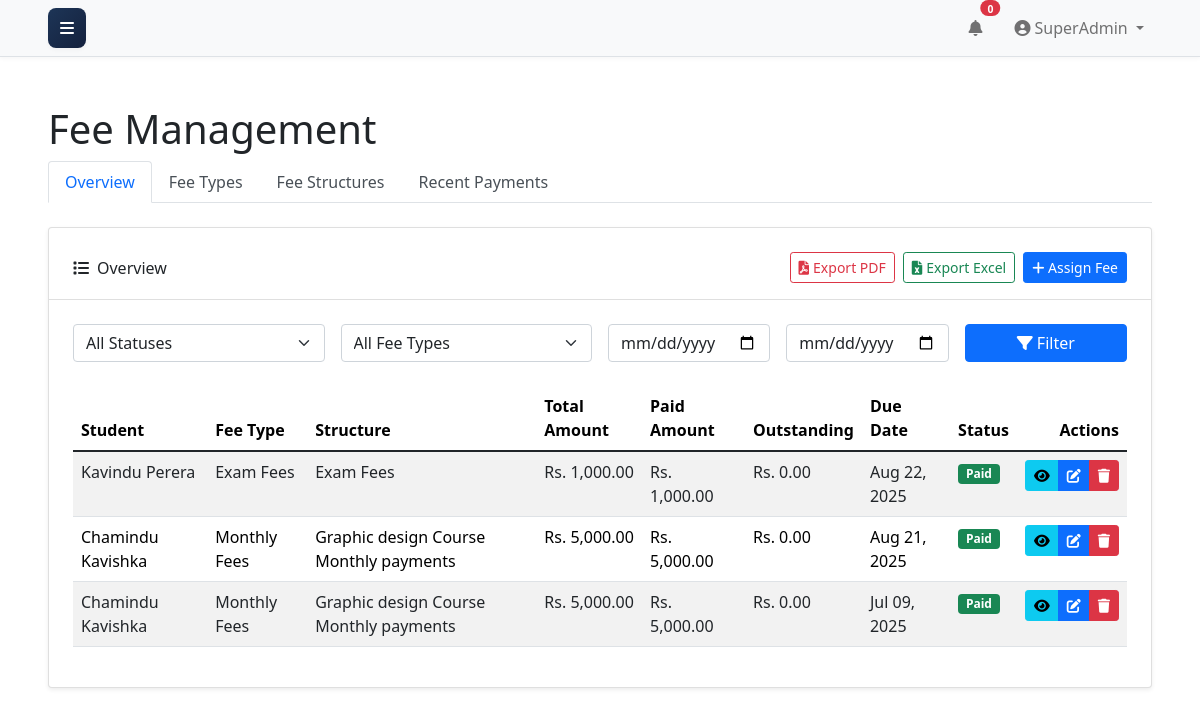
Screenshot of /fees/index.php (signed in) with the database file from the repository.
### tables this page shows
CREATE TABLE `student_fees` (
  `id` int(11) NOT NULL,
  `student_id` int(11) NOT NULL,
  `structure_id` int(11) NOT NULL,
  `total_amount` decimal(10,2) NOT NULL,
  `outstanding_amount` decimal(10,2) NOT NULL,
  `due_date` date DEFAULT NULL,
  `status` enum('pending','partial','paid','overdue','cancelled','void') DEFAULT 'pending',
  `created_at` timestamp NOT NULL DEFAULT current_timestamp(),
  `notes` text DEFAULT NULL
);

CREATE TABLE `students` (
  `id` int(11) NOT NULL,
  `user_id` int(11) DEFAULT NULL,
  `student_id` varchar(255) NOT NULL,
  `first_name` varchar(255) NOT NULL,
  `last_name` varchar(255) NOT NULL,
  `dob` date NOT NULL,
  `gender` enum('M','F','O') NOT NULL,
  `year` int(11) NOT NULL,
  `address` text DEFAULT NULL,
  `contact_no` varchar(255) DEFAULT NULL,
  `status` enum('active','deleted') NOT NULL DEFAULT 'active',
  `created_at` timestamp NOT NULL DEFAULT current_timestamp(),
  `parent_user_id` int(11) DEFAULT NULL
);

CREATE TABLE `fee_types` (
  `id` int(11) NOT NULL,
  `name` varchar(100) NOT NULL,
  `description` text DEFAULT NULL,
  `created_at` timestamp NOT NULL DEFAULT current_timestamp()
);

CREATE TABLE `fee_structures` (
  `id` int(11) NOT NULL,
  `title` varchar(150) NOT NULL,
  `type_id` int(11) NOT NULL,
  `amount` decimal(10,2) NOT NULL,
  `applicable_class` varchar(50) DEFAULT NULL,
  `applicable_year` int(11) DEFAULT NULL,
  `created_at` timestamp NOT NULL DEFAULT current_timestamp()
);

### config/utils.php (called while the page is built, shortened)
<?php
function has_role($role_name) {
    return isset($_SESSION['role_name']) && $_SESSION['role_name'] === $role_name;
}
?>

### public/includes/auth_check.php (called while the page is built, shortened)
<?php
require_once __DIR__ . '/../../config/utils.php';
function hasPermission($permission) {
    if (isset($_SESSION['role_id']) && $_SESSION['role_id'] == 1) {
        return true;
    }
    return isset($_SESSION['user_permissions']) && in_array($permission, $_SESSION['user_permissions']);
}

### public/fees/index.php (the view, shortened to what this page needs)
<?php
require_once '../includes/header.php';
$pdo = get_pdo_connection();
$can_manage_fees = has_role('admin') || hasPermission('fees_edit');
$can_view_payments = hasPermission('payments_list');
$is_student = has_role('student');
try {
    $date_from = $_GET['date_from'] ?? '';
    $date_to = $_GET['date_to'] ?? '';
    $params = [];
    $where_conditions = [];
    $where_clause = !empty($where_conditions) ? " WHERE " . implode(" AND ", $where_conditions) : "";
    $sql = "SELECT sf.*, s.first_name, s.last_name,
                   fs.title as structure_title, ft.name as fee_type_name,
                   (SELECT SUM(amount_paid) FROM fee_payments WHERE student_fee_id = sf.id) as total_paid
            FROM student_fees sf
            JOIN students s ON sf.student_id = s.id
            JOIN fee_structures fs ON sf.structure_id = fs.id
            JOIN fee_types ft ON fs.type_id = ft.id" .
            $where_clause . " ORDER BY sf.due_date DESC";
    $stmt = $pdo->prepare($sql);
    $stmt->execute($params);
    $student_fees = $stmt->fetchAll(PDO::FETCH_ASSOC);
} catch (PDOException $e) {
    set_message('error', 'Database error: ' . $e->getMessage());
}
?>
<!DOCTYPE html>
<html lang="en">
<head>
    <link href="https://cdn.jsdelivr.net/npm/bootstrap@5.1.3/dist/css/bootstrap.min.css" rel="stylesheet">
    <link rel="stylesheet" href="https://cdnjs.cloudflare.com/ajax/libs/font-awesome/6.0.0/css/all.min.css">
</head>
<body>
<div class="container-fluid px-4">
    <h1 class="mt-4">Fee Management</h1>
    <ul class="nav nav-tabs mb-4">
        <li class="nav-item">
            <a class="nav-link active" id="overview-tab" data-bs-toggle="tab" href="#overview">Overview</a>
        </li>
        <?php if ($can_manage_fees): ?>
        <li class="nav-item">
            <a class="nav-link" id="fee-types-tab" data-bs-toggle="tab" href="#fee-types">Fee Types</a>
        </li>
        <li class="nav-item">
            <a class="nav-link" id="fee-structures-tab" data-bs-toggle="tab" href="#fee-structures">Fee Structures</a>
        </li>
        <?php endif; ?>
        <?php if ($can_view_payments): ?>
        <li class="nav-item">
            <a class="nav-link" id="payments-tab" data-bs-toggle="tab" href="#payments">Recent Payments</a>
        </li>
        <?php endif; ?>
    </ul>
    <div class="tab-content">
        <div class="tab-pane fade show active" id="overview">
            <div class="row">
                <div class="col-12">
                    <div class="card shadow-sm mb-4">
                        <div class="card-header d-flex justify-content-between align-items-center">
                            <div>
                                <i class="fas fa-list me-2"></i>Overview
                            </div>
                            <div class="d-flex gap-2">
                                <a href="export_pdf.php<?php echo !empty($_GET) ? '?' . http_build_query($_GET) : ''; ?>" class="btn btn-sm btn-outline-danger">
                                    <i class="fas fa-file-pdf me-1"></i>Export PDF
                                </a>
                                <a href="export_excel.php<?php echo !empty($_GET) ? '?' . http_build_query($_GET) : ''; ?>" class="btn btn-sm btn-outline-success">
                                    <i class="fas fa-file-excel me-1"></i>Export Excel
                                </a>
                                <?php if ($can_manage_fees): ?>
                                <button class="btn btn-sm btn-primary" data-bs-toggle="modal" data-bs-target="#assignFeeModal">
                                    <i class="fas fa-plus"></i> Assign Fee
                                </button>
                                <?php endif; ?>
                            </div>
                        </div>
                        <div class="card-body">
                            <form method="get" class="mb-4">
                                <div class="row g-3">
                                    <div class="col-md-3">
                                        <select name="status" class="form-select">
                                            <option value="">All Statuses</option>
                                        </select>
                                    </div>
                                    <div class="col-md-3">
                                        <select name="fee_type" class="form-select">
                                            <option value="">All Fee Types</option>
                                        </select>
                                    </div>
                                    <div class="col-md-2">
                                        <input type="date" name="date_from" class="form-control" placeholder="From Date" value="<?php echo $date_from; ?>">
                                    </div>
                                    <div class="col-md-2">
                                        <input type="date" name="date_to" class="form-control" placeholder="To Date" value="<?php echo $date_to; ?>">
                                    </div>
                                    <div class="col-md-2">
                                        <button type="submit" class="btn btn-primary w-100">
                                            <i class="fas fa-filter me-1"></i>Filter
                                        </button>
                                    </div>
                                </div>
                            </form>
                            <div class="table-responsive">
                                <table class="table table-striped">
                                    <thead>
                                        <tr>
                                            <?php if (!$is_student): ?>
                                            <th>Student</th>
                                            <?php endif; ?>
                                            <th>Fee Type</th>
                                            <th>Structure</th>
                                            <th>Total Amount</th>
                                            <th>Paid Amount</th>
                                            <th>Outstanding</th>
                                            <th>Due Date</th>
                                            <th>Status</th>
                                            <th class="text-end">Actions</th>
                                        </tr>
                                    </thead>
                                    <tbody>
                                        <?php foreach ($student_fees as $fee): ?>
                                        <tr>
                                            <?php if (!$is_student): ?>
                                            <td><?php echo htmlspecialchars($fee['first_name'] . ' ' . $fee['last_name']); ?></td>
                                            <?php endif; ?>
                                            <td><?php echo htmlspecialchars($fee['fee_type_name']); ?></td>
                                            <td><?php echo htmlspecialchars($fee['structure_title']); ?></td>
                                            <td>Rs. <?php echo number_format($fee['total_amount'], 2); ?></td>
                                            <td>Rs. <?php echo number_format($fee['total_paid'] ?? 0, 2); ?></td>
                                            <td>Rs. <?php echo number_format($fee['outstanding_amount'], 2); ?></td>
                                            <td><?php echo date('M d, Y', strtotime($fee['due_date'])); ?></td>
                                            <td>
                                                <span class="badge bg-<?php
                                                    echo match($fee['status']) {
                                                        'paid' => 'success',
                                                        'partial' => 'warning',
                                                        'overdue' => 'danger',
                                                        default => 'secondary'
                                                    };
                                                ?>">
                                                    <?php echo ucfirst($fee['status']); ?>
                                                </span>
                                            </td>
                                            <td class="text-end">
                                                <div class="btn-group btn-group-sm">
                                                    <a href="view.php?id=<?php echo $fee['id']; ?>"
                                                       class="btn btn-info"
                                                       title="View Details">
                                                        <i class="fas fa-eye"></i>
                                                    </a>
                                                    <?php if ($can_manage_fees): ?>
                                                    <a href="edit.php?id=<?php echo $fee['id']; ?>"
                                                       class="btn btn-primary"
                                                       title="Edit Fee">
                                                        <i class="fas fa-edit"></i>
                                                    </a>
                                                    <button type="button"
                                                            class="btn btn-danger"
                                                            title="Delete Fee"
                                                            onclick="deleteFee(<?php echo $fee['id']; ?>)">
                                                        <i class="fas fa-trash"></i>
                                                    </button>
                                                    <?php endif; ?>
                                                </div>
                                            </td>
                                        </tr>
                                        <?php endforeach; ?>
                                    </tbody>
                                </table>
                            </div>
                        </div>
                    </div>
                </div>
            </div>
        </div>
    </div>
</div>
</body>
</html>

### rows the page displays
student_fees: student.last_name "Kavindu Perera", fee_types.name "Exam Fees", structure.title "Exam Fees", total_amount "1,000.00", total_paid "1,000.00", outstanding_amount "0.00", due_date "Aug 22, 2025", status "Paid"
student_fees: student.last_name "Chamindu Kavishka", fee_types.name "Monthly Fees", structure.title "Graphic design Course Monthly payments", total_amount "5,000.00", total_paid "5,000.00", outstanding_amount "0.00", due_date "Aug 21, 2025", status "Paid"
student_fees: student.last_name "Chamindu Kavishka", fee_types.name "Monthly Fees", structure.title "Graphic design Course Monthly payments", total_amount "5,000.00", total_paid "5,000.00", outstanding_amount "0.00", due_date "Jul 09, 2025", status "Paid"

### other values shown
$_SESSION['username'] "SuperAdmin"
